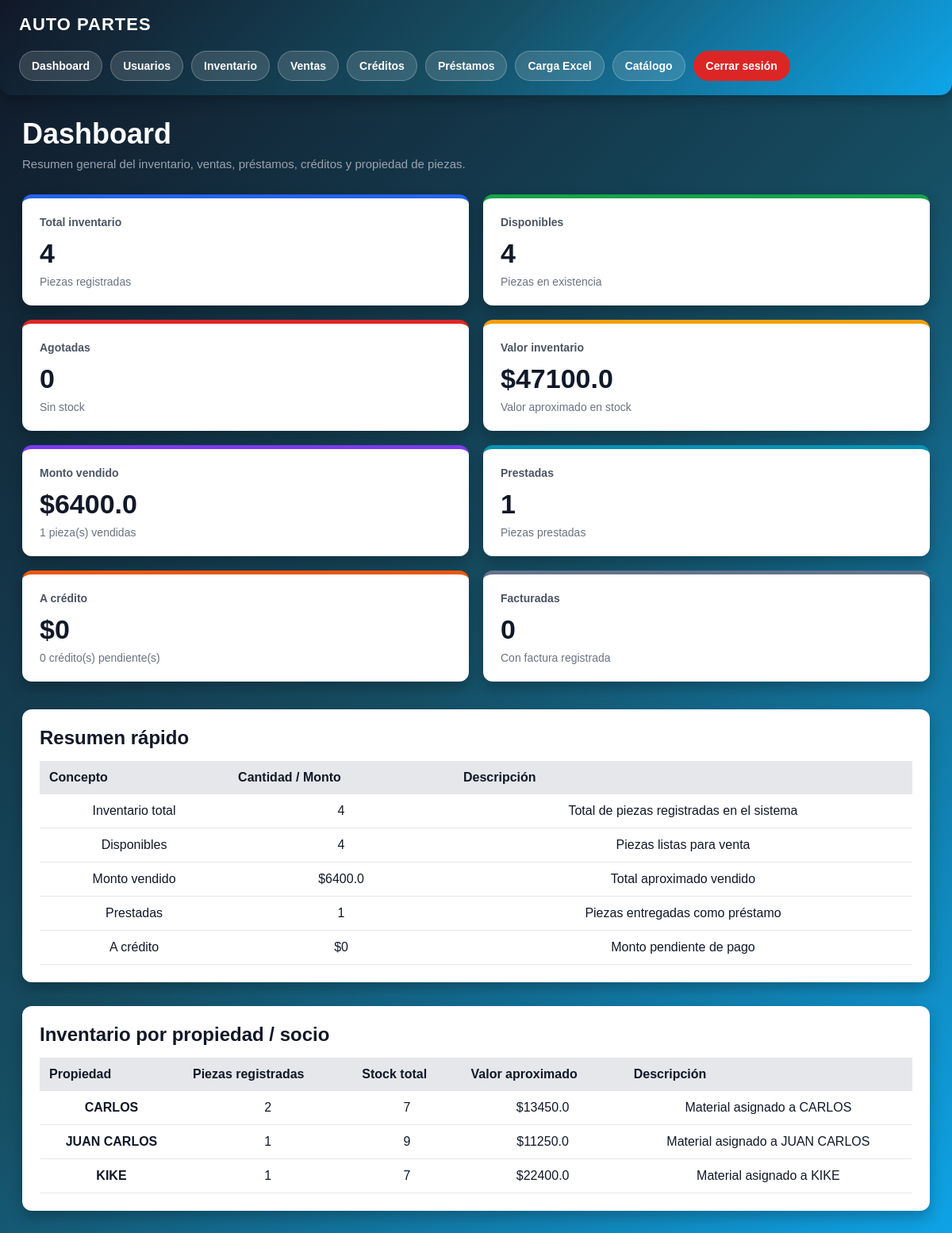
The page /dashboard (signed in) on the database as committed earlier.
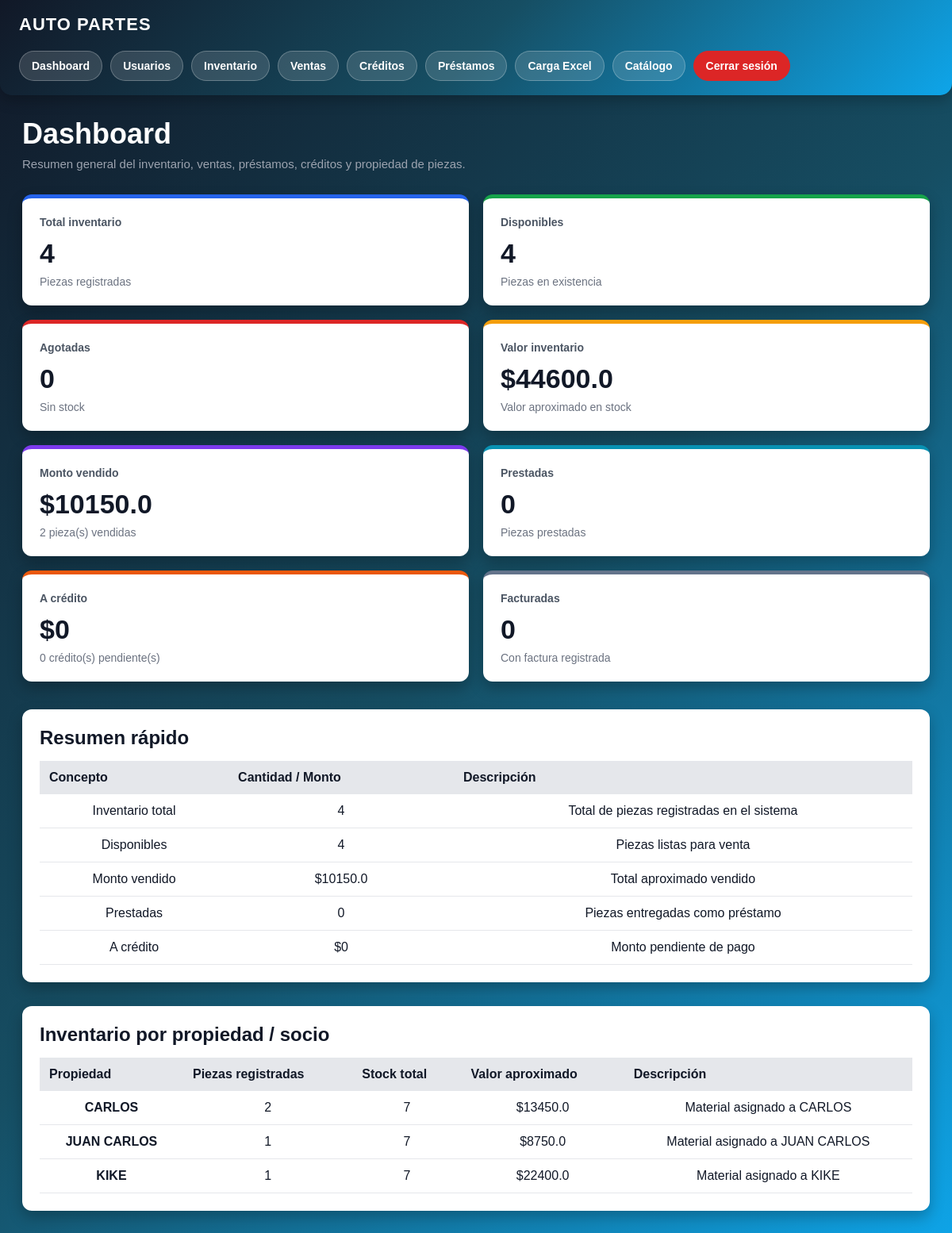
The same page on the database as committed later.
### app.py (models this page shows)
class Producto(db.Model):
    id = db.Column(db.Integer, primary_key=True)
    marca = db.Column(db.String(100))
    modelo = db.Column(db.String(100))
    anio = db.Column(db.Integer)
    autoparte = db.Column(db.String(150))
    observaciones = db.Column(db.Text)
    transmision = db.Column(db.String(100))
    motor = db.Column(db.String(100))
    propiedad = db.Column(db.String(100))
    tipo = db.Column(db.String(100))
    lado = db.Column(db.String(50))
    origen = db.Column(db.String(100))
    costo_venta = db.Column(db.Float)
    stock = db.Column(db.Integer, default=1)
    foto = db.Column(db.String(300))
    link_ml = db.Column(db.String(500))
    estado = db.Column(db.String(50), default="disponible")
    vendido_a = db.Column(db.String(150))
    metodo_pago = db.Column(db.String(100))
    factura = db.Column(db.String(100))
    comentarios_venta = db.Column(db.Text)
    fecha_salida = db.Column(db.String(100))
    fecha_prestamo = db.Column(db.String(100))

### app.py (the view, shortened to what this page needs)
@app.route("/dashboard")
def dashboard():
    if session.get("rol") != "admin":
        return redirect("/inventario")
    productos = Producto.query.all()
    total = Producto.query.count()
    disponibles = Producto.query.filter(Producto.stock > 0).count()
    agotados = Producto.query.filter(Producto.stock == 0).count()
    productos_vendidos = Producto.query.filter(
        Producto.estado.in_(["vendido", "pagado"])
    ).all()
    productos_credito = Producto.query.filter(
        Producto.estado == "credito"
    ).all()
    productos_prestados = Producto.query.filter(
        Producto.estado == "prestado"
    ).all()
    vendidas = len(productos_vendidos)
    prestadas = len(productos_prestados)
    monto_vendido = 0
    for producto in productos_vendidos:
        monto_vendido += calcular_total_credito(producto)
    credito = 0
    monto_credito = 0
    db.session.commit()
    facturadas = Producto.query.filter(
        Producto.factura.isnot(None),
        Producto.factura != "",
        Producto.factura != "no"
    ).count()
    valor_total = 0
    resumen_propiedades = {}
    for producto in productos:
        precio = producto.costo_venta or 0
        stock = producto.stock or 0
        valor_producto = precio * stock
        valor_total += valor_producto
        propiedad = (producto.propiedad or "SIN PROPIEDAD").strip().upper()
        if not propiedad:
            propiedad = "SIN PROPIEDAD"
        if propiedad not in resumen_propiedades:
            resumen_propiedades[propiedad] = {
                "piezas": 0,
                "stock": 0,
                "valor": 0
            }
        resumen_propiedades[propiedad]["piezas"] += 1
        resumen_propiedades[propiedad]["stock"] += stock
        resumen_propiedades[propiedad]["valor"] += valor_producto
    resumen_propiedades = dict(
        sorted(
            resumen_propiedades.items(),
            key=lambda item: item[0]
        )
    )
    for propiedad in resumen_propiedades:
        resumen_propiedades[propiedad]["valor"] = round(
            resumen_propiedades[propiedad]["valor"],
            2
        )
    return render_template(
        "dashboard.html",
        total=total,
        disponibles=disponibles,
        agotados=agotados,
        valor_total=round(valor_total, 2),
        vendidas=vendidas,
        monto_vendido=round(monto_vendido, 2),
        prestadas=prestadas,
        credito=credito,
        monto_credito=round(monto_credito, 2),
        facturadas=facturadas,
        resumen_propiedades=resumen_propiedades
    )

### app.py (called while the page is built)
def obtener_cantidad_movimiento(producto):
    comentarios = producto.comentarios_venta or ""
    if "Cantidad:" in comentarios:
        try:
            parte = comentarios.split("Cantidad:", 1)[1]
            numero = parte.split(".", 1)[0].strip()
            return int(numero)
        except Exception:
            return 1
    return 1

def calcular_total_credito(producto):
    cantidad = obtener_cantidad_movimiento(producto)
    precio = producto.costo_venta or 0
    return round(precio * cantidad, 2)

### templates/dashboard.html (shortened to what the changed rows need)
{% extends "layout.html" %}
{% block contenido %}
<div class="dashboard-header">
    <h1>Dashboard</h1>
</div>
<div class="dashboard-cards">
    <a href="/inventario" class="dashboard-card-link">
        <div class="dashboard-card-box">
            <h2>{{ total }}</h2>
        </div>
    </a>
    <a href="/inventario" class="dashboard-card-link">
        <div class="dashboard-card-box card-green">
            <h2>{{ disponibles }}</h2>
        </div>
    </a>
    <a href="/inventario" class="dashboard-card-link">
        <div class="dashboard-card-box card-red">
            <h2>{{ agotados }}</h2>
        </div>
    </a>
    <a href="/inventario" class="dashboard-card-link">
        <div class="dashboard-card-box card-yellow">
            <span>Valor inventario</span>
            <h2>${{ valor_total }}</h2>
            <p>Valor aproximado en stock</p>
        </div>
    </a>
    <a href="/ventas" class="dashboard-card-link">
        <div class="dashboard-card-box card-purple">
            <span>Monto vendido</span>
            <h2>${{ monto_vendido }}</h2>
            <p>{{ vendidas }} pieza(s) vendidas</p>
        </div>
    </a>
    <a href="/prestamos" class="dashboard-card-link">
        <div class="dashboard-card-box card-cyan">
            <span>Prestadas</span>
            <h2>{{ prestadas }}</h2>
            <p>Piezas prestadas</p>
        </div>
    </a>
    <a href="/creditos" class="dashboard-card-link">
        <div class="dashboard-card-box card-orange">
            <h2>${{ monto_credito }}</h2>
        </div>
    </a>
    <a href="/ventas" class="dashboard-card-link">
        <div class="dashboard-card-box card-gray">
            <h2>{{ facturadas }}</h2>
        </div>
    </a>
</div>
<div class="dashboard-table-box">
    <h2>Resumen rápido</h2>
    <table>
        <tr>
            <th>Concepto</th>
            <th>Cantidad / Monto</th>
            <th>Descripción</th>
        </tr>
        <tr>
            <td>Monto vendido</td>
            <td>${{ monto_vendido }}</td>
            <td>Total aproximado vendido</td>
        </tr>
        <tr>
            <td>Prestadas</td>
            <td>{{ prestadas }}</td>
            <td>Piezas entregadas como préstamo</td>
        </tr>
    </table>
</div>
<div class="dashboard-table-box">
    <h2>Inventario por propiedad / socio</h2>
    <table>
        <tr>
            <th>Propiedad</th>
            <th>Piezas registradas</th>
            <th>Stock total</th>
            <th>Valor aproximado</th>
            <th>Descripción</th>
        </tr>
        {% if resumen_propiedades %}
            {% for propiedad, datos in resumen_propiedades.items() %}
                <tr class="{% if propiedad in ['CONJUNTO', 'SOCIOS', 'TODOS'] %}propiedad-conjunto{% endif %}">
                    <td class="propiedad-nombre">{{ propiedad }}</td>
                    <td>{{ datos.piezas }}</td>
                    <td>{{ datos.stock }}</td>
                    <td>${{ datos.valor }}</td>
                    <td>
                        {% if propiedad in ['CONJUNTO', 'SOCIOS', 'TODOS'] %}
                            Material compartido entre socios
                        {% elif propiedad == 'SIN PROPIEDAD' %}
                            Material sin propietario asignado
                        {% else %}
                            Material asignado a {{ propiedad }}
                        {% endif %}
                    </td>
                </tr>
            {% endfor %}
        {% else %}
            <tr>
                <td colspan="5">No hay información de propiedad registrada.</td>
            </tr>
        {% endif %}
    </table>
</div>
{% endblock %}

Rows that differ between the two databases and show on the page:
changed Producto "JUAN CARLOS": stock "9" → "7"; valor "11250.0" → "8750.0"
Other text that changed with them:
{{ valor_total }}: "47100.0" → "44600.0"
{{ monto_vendido }}: "6400.0" → "10150.0"
{{ vendidas }}: "1" → "2"
{{ prestadas }}: "1" → "0"
